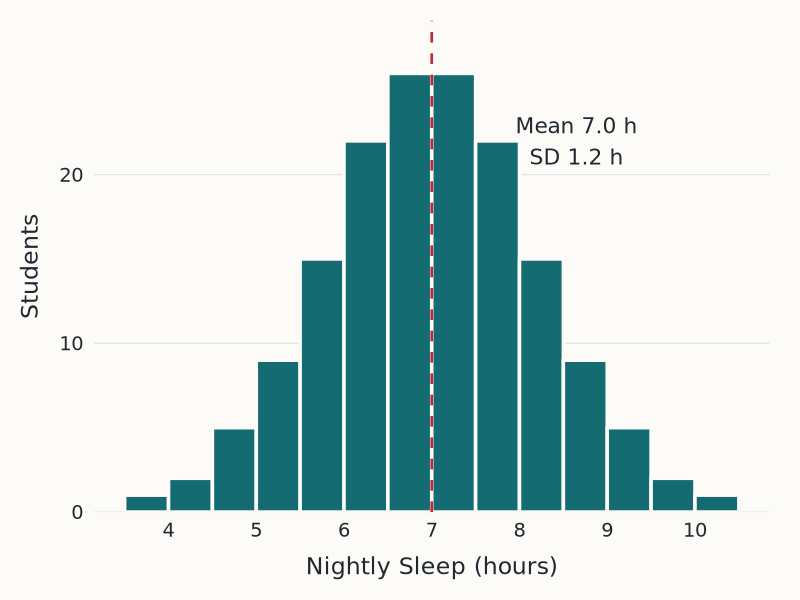

Write R code to recreate this figure. (Note: this script raises an error after producing the figure.)
# Recreate all presentation graphics with ggplot2. Run from the project root.
library(ggplot2)
students = read.csv("data/students.csv", stringsAsFactors = FALSE)
students$Caffeine = factor(students$Caffeine, levels = c("0", "1", "2+"))
students$SleepGroup = factor(students$SleepGroup, levels = c("Below 7 h", "At least 7 h"))
fit = lm(Score ~ Sleep, data = students)
students$Fitted = fitted(fit)
students$Residual = residuals(fit)
paper = "#FCFBF8"
ink = "#202830"
teal = "#146C72"
red = "#C62536"
palette = c("0" = teal, "1" = "#AA772E", "2+" = "#B63450")
revision_theme = theme_minimal(base_size = 17, base_family = "DejaVu Sans") +
  theme(panel.grid.minor = element_blank(),
        panel.grid.major.x = element_blank(),
        panel.grid.major.y = element_line(colour = "#E2E7E5", linewidth = 0.45),
        plot.background = element_rect(fill = paper, colour = NA),
        panel.background = element_rect(fill = paper, colour = NA),
        axis.title = element_text(colour = ink, size = 17),
        axis.text = element_text(colour = ink, size = 14),
        axis.title.x = element_text(margin = margin(t = 12)),
        axis.title.y = element_text(margin = margin(r = 12)),
        legend.position = "top",
        legend.title = element_text(size = 15),
        legend.text = element_text(size = 14),
        plot.margin = margin(15, 22, 15, 15),
        strip.text = element_text(face = "bold", colour = ink, size = 17),
        plot.title = element_text(face = "bold", size = 20, colour = ink))
theme_set(revision_theme)
save_plot = function(plot, name, width, height) {
  dir.create("figures", showWarnings = FALSE)
  target = paste0("figures/", name, ".png")
  temporary = paste0(target, ".tmp.png")
  png(temporary, width = width, height = height,
      units = "in", res = 180, type = "cairo", bg = paper)
  print(plot)
  dev.off()
  if (.Platform$OS.type == "windows" && file.exists(target)) unlink(target)
  stopifnot(file.rename(temporary, target))
}

p = ggplot(students, aes(Sleep)) +
  geom_histogram(binwidth = 0.5, boundary = 3, fill = teal,
                 colour = paper, linewidth = 1.2) +
  geom_vline(xintercept = 7, colour = red, linetype = "dashed", linewidth = 0.9) +
  annotate("text", x = 8.65, y = 22, label = "Mean 7.0 h\nSD 1.2 h",
           family = "DejaVu Sans", size = 5.5, colour = ink, hjust = 0.5) +
  scale_x_continuous(breaks = 4:10, limits = c(3.5, 10.5)) +
  scale_y_continuous(expand = expansion(mult = c(0, 0.12))) +
  labs(x = "Nightly Sleep (hours)", y = "Students")
save_plot(p, "sleep_histogram", 8.1, 5.2)

normal = data.frame(x = seq(3, 11, length.out = 1000))
normal$density = dnorm(normal$x, mean = 7, sd = 1.2)
shade = subset(normal, x >= 5.8 & x <= 9.4)
p = ggplot(normal, aes(x, density)) +
  geom_area(data = shade, fill = "#BFDCD8") +
  geom_line(colour = teal, linewidth = 1.2) +
  geom_segment(data = data.frame(x = c(5.8, 9.4)),
               aes(x = x, xend = x, y = 0, yend = dnorm(x, 7, 1.2)),
               inherit.aes = FALSE, colour = red, linewidth = 0.8, linetype = "dashed") +
  scale_x_continuous(breaks = c(3.4, 5.8, 7, 9.4, 10.6)) +
  scale_y_continuous(expand = expansion(mult = c(0, 0.08))) +
  labs(x = "Nightly Sleep (hours)", y = "Density")
save_plot(p, "normal_interval", 8.0, 4.6)

p = ggplot(students, aes(Fitted, Residual)) +
  geom_hline(yintercept = 0, colour = "#879294", linewidth = 0.6) +
  geom_point(shape = 21, fill = teal, colour = paper, stroke = 0.35,
             size = 3.0, alpha = 0.82) +
  labs(x = "Fitted Quiz Score (marks)", y = "Residual (marks)")
save_plot(p, "regression_residuals", 8.0, 4.0)

set.seed(10012027)
x = seq(48, 82, length.out = 150)
comparison = rbind(
  data.frame(Fitted = x, Residual = rnorm(150, 0, 5),
             Pattern = "Homoscedastic: roughly constant spread"),
  data.frame(Fitted = x, Residual = rnorm(150, 0, seq(1.7, 10, length.out = 150)),
             Pattern = "Heteroscedastic: changing spread"))
comparison$Pattern = factor(comparison$Pattern, levels = unique(comparison$Pattern))
p = ggplot(comparison, aes(Fitted, Residual)) +
  geom_hline(yintercept = 0, colour = "#879294", linewidth = 0.6) +
  geom_point(colour = teal, size = 2.1, alpha = 0.75) +
  facet_wrap(~ Pattern, nrow = 1) +
  labs(x = "Fitted Value", y = "Residual") +
  theme(panel.spacing = grid::unit(1.8, "lines"), strip.text = element_text(size = 15.5))
save_plot(p, "variance_comparison", 13.3, 4.1)

p = ggplot(students, aes(Sleep, Score, colour = Caffeine, shape = Caffeine)) +
  geom_point(size = 3.0, alpha = 0.82, stroke = 0.6) +
  scale_colour_manual(values = palette) +
  scale_shape_manual(values = c("0" = 16, "1" = 15, "2+" = 17)) +
  labs(x = "Nightly Sleep (hours)", y = "Practice Quiz Score (marks)",
       colour = "Caffeine (drinks/day)", shape = "Caffeine (drinks/day)") +
  guides(colour = guide_legend(override.aes = list(alpha = 1, size = 3.8)))
save_plot(p, "three_variable_scatter", 10.0, 5.8)

# Save actual console output used to check the question wording and rounding.
sink("docs/R_validation.txt")
cat(R.version.string, "\n\nggplot2:", as.character(packageVersion("ggplot2")), "\n")
cat("\nQ3: transformed summaries\n")
SleepIndex = 10 - 2 * students$Sleep
print(c(mean = mean(SleepIndex), sd = sd(SleepIndex),
        correlation = cor(SleepIndex, students$Score)))
stopifnot(abs(mean(SleepIndex) + 4) < 1e-9,
          abs(sd(SleepIndex) - 2.4) < 1e-9,
          abs(cor(SleepIndex, students$Score) + 0.41144204873964463) < 1e-9)
cat("\nQ4: all R expressions\n")
print(c(A = pnorm(9.4,7,1.2^2)-pnorm(5.8,7,1.2^2),
        B = pnorm(5.8,7,1.2)-pnorm(9.4,7,1.2),
        C = 1-pnorm(9.4,7,1.2)+pnorm(5.8,7,1.2),
        D = pnorm(9.4,7,1.2)-pnorm(5.8,7,1.2)))
followup = read.csv("data/phone_free_followup.csv")
D = followup$After - followup$Before
cat("\nQ10: original null\n"); print(t.test(D, mu = 0))
cat("\nQ10: changed null\n"); print(t.test(D, mu = 0.75))
stopifnot(abs(t.test(D, mu = 0.75)$p.value - 0.3331701359154764) < 1e-9)
tab = table(factor(students$SleepGroup, levels = c("Below 7 h", "At least 7 h")),
             students$Caffeine)
cat("\nQ12 and SA2\n"); print(tab); print(chisq.test(tab)); print(chisq.test(tab)$expected)
stopifnot(chisq.test(tab)$expected[1,3] == 32,
          abs(chisq.test(tab)$p.value - 0.0002557197163138959) < 1e-9)
cat("\nQ11\n"); print(summary(fit))
stopifnot(abs(coef(fit)[2] - 3) < 1e-9,
          abs(summary(fit)$coefficients[2,4] - 6.484985951891347e-8) < 1e-12)
cat("\nSA3 example code\n")
example = ggplot(students, aes(x = Sleep, y = Score,
                              colour = Caffeine, shape = Caffeine)) +
  geom_point() + labs(x = "Nightly Sleep (hours)",
                     y = "Practice Quiz Score (marks)")
stopifnot(nrow(ggplot_build(example)$data[[1]]) == 160)
cat("Code executed with 160 observations and three caffeine groups.\n")
cat("\nQ5 measurement error\n")
print(c(bias=20,SE=12/sqrt(36)))
stopifnot(12/sqrt(36)==2)
cat("\nQ7 binomial R options\n")
probs=c(A=1-pbinom(1,5,.4),B=1-pbinom(2,5,.4),C=dbinom(2,5,.4),D=pbinom(2,5,.4))
print(probs)
stopifnot(abs(probs[1]-.66304)<1e-10, all(abs(probs[-1]-probs[1])>1e-6))
cat("\nQ9 bootstrap code\n")
set.seed(1001)
boot_means=replicate(10000, {x=sample(students$Sleep,160,replace=TRUE);mean(x)})
stopifnot(length(boot_means)==10000,sd(boot_means)>0)
no_replace=replicate(30,mean(sample(students$Sleep,160,replace=FALSE)))
stopifnot(max(abs(no_replace-mean(students$Sleep)))<1e-10)
print(c(bootstrapMean=mean(boot_means),bootstrapSE=sd(boot_means)))
cat("\nQ13 goodness of fit\n")
gof=chisq.test(c(40,56,64),p=rep(1/3,3))
print(gof)
stopifnot(abs(unname(gof$statistic)-5.6)<1e-10,abs(gof$p.value-.060810062625218)<1e-10)
cat("\nInteractive CI additional null 1.25\n")
print(t.test(D,mu=1.25))
cat("All assertions passed.\n")
sink()
cat("Five ggplot2 figures saved. All R checks passed.\n")
